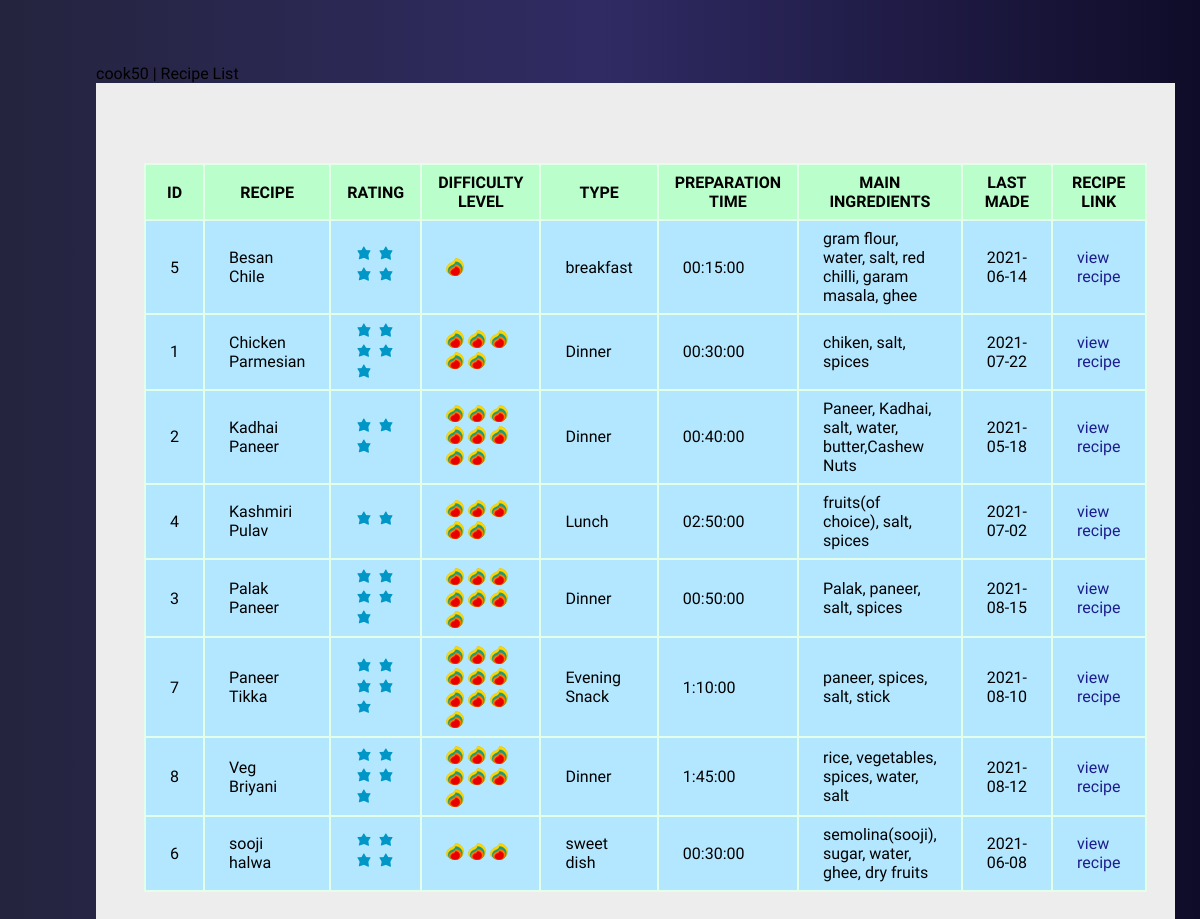
The page /recipe_list on the database its author committed.
### tables this page shows
CREATE TABLE recipes(
       'rname' TEXT NOT NULL UNIQUE,
       'rating' INTEGER NOT NULL  CHECK (rating<6),
       'difficulty_level' INTEGER NOT NULL,
       'r_type' TEXT NOT NULL,
       'prep_time' TIME NOT NULL,
       'main_ingredients' TEXT NOT NULL,
       'last_made' DATE,
       'details_link' TEXT NOT NULL
);

### main.py (the view)
@app.route("/recipe_list")
def recipe_list():
    con = sqlite3.connect("cook50.db")
    print("list : connection established")
    c = con.cursor();
    print("list : cursor created")
    c.execute("SELECT rowid, * FROM RECIPES ORDER BY rname;")
    rows = c.fetchall()
    return render_template("recipe_list.html",  rows=rows)

### templates/recipe_list.html (shortened to what this page needs)
{%block header%}
<link rel= "stylesheet" type= "text/css" href= "{{ url_for('static', filename='css/style.css') }}">
{%endblock%}
{%block content%}
<div class="container">
    <table>
      <thead>
	<tr id="headings" >
	  <th>ID</th>
	  <th>RECIPE</th>
	  <th>RATING</th>
	  <th>DIFFICULTY LEVEL</th>
	  <th>TYPE</th>
	  <th>PREPARATION TIME</th>
	  <th>MAIN INGREDIENTS</th>
	  <th>LAST MADE</th>
	  <th>RECIPE LINK</th>
	</tr>
      </thead>
      <tbody>
	{%for row in rows  %}
	<tr id="datarow">
	  <td>{{row[0] }}</td>
	  <td>{{ row[1] }}</td>
	  <td>
	     {% for rate in range(0,row[2])%}
	    <img id="ratestar" src="{{url_for('static', filename='img/star.svg')}}"/>
	    {%endfor%}
	  </td>
	  <td>
	    {% for rate in range(0,row[3])%}
	    <img id="ratestar" src="{{url_for('static', filename='img/fire.svg')}}"/>
	    {%endfor%}
	  </td>
	  <td>{{ row[4] }}</td>
	  <td>{{ row[5] }}</td>
	  <td>{{ row[6] }}</td>
	  <td>{{ row[7] }}</td>
	  <td><a href={{ row[8] }} target="_blank">view recipe</a></td>
	</tr>
	{%endfor  %}
      </tbody>
    </table>
   </div>
    {%endblock%}

### static/css/style.css (style rules this page uses)
* { padding : 0; margin: 0; box-sizing : box-border; font-family : 'Mukta'; }
.container { background : #ededed; width : 89%; height : inherit; padding : 5em 3em; }
table { background : #e3ffea; border : #ccffd9; }
#headings { background : #baffcb }
th { font-weight : 700; padding : 0.5em 1em; }
td { width : auto; padding : 0.5em 1.5em; }
#datarow { background : #b3e7ff; height : 1.3em; padding : 1em 1em; }
a { text-decoration : none; color : #1d1d8c; }
#ratestar { heigth : 18px !important; width : 18px !important; }

### rows shown on the page
recipes: rowid "5", rname "Besan Chile", rating 4 (drawn), difficulty_level 1 (drawn), r_type "breakfast", prep_time "00:15:00", main_ingredients "gram flour, water, salt, red chilli, garam masala, ghee", last_made "2021-06-14"
recipes: rowid "1", rname "Chicken Parmesian", rating 5 (drawn), difficulty_level 5 (drawn), r_type "Dinner", prep_time "00:30:00", main_ingredients "chiken, salt, spices", last_made "2021-07-22"
recipes: rowid "2", rname "Kadhai Paneer", rating 3 (drawn), difficulty_level 8 (drawn), r_type "Dinner", prep_time "00:40:00", main_ingredients "Paneer, Kadhai, salt, water, butter,Cashew Nuts", last_made "2021-05-18"
recipes: rowid "4", rname "Kashmiri Pulav", rating 2 (drawn), difficulty_level 5 (drawn), r_type "Lunch", prep_time "02:50:00", main_ingredients "fruits(of choice), salt, spices", last_made "2021-07-02"
recipes: rowid "3", rname "Palak Paneer", rating 5 (drawn), difficulty_level 7 (drawn), r_type "Dinner", prep_time "00:50:00", main_ingredients "Palak, paneer, salt, spices", last_made "2021-08-15"
recipes: rowid "7", rname "Paneer Tikka", rating 5 (drawn), difficulty_level 10 (drawn), r_type "Evening Snack", prep_time "1:10:00", main_ingredients "paneer, spices, salt, stick", last_made "2021-08-10"
recipes: rowid "8", rname "Veg Briyani", rating 5 (drawn), difficulty_level 7 (drawn), r_type "Dinner", prep_time "1:45:00", main_ingredients "rice, vegetables, spices, water, salt", last_made "2021-08-12"
recipes: rowid "6", rname "sooji halwa", rating 4 (drawn), difficulty_level 3 (drawn), r_type "sweet dish", prep_time "00:30:00", main_ingredients "semolina(sooji), sugar, water, ghee, dry fruits", last_made "2021-06-08"
